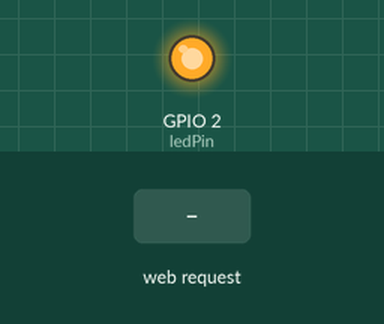
Bench run of a sketch on a simulated ESP8266 (NodeMCU). Parts: output pins drawn as LEDs (lit = HIGH). The test bench sets the inputs (shaded band). WiFi joins after 1.5 s; servers stay silent unless stated; what the sketch prints to the serial monitor is not drawn.

Above: at 2.7 s.
2.8 s: HTTP request GET /toggle received
At 3.1 s:
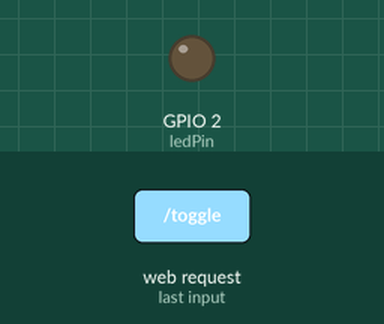
Timing chart, 0 to 5.8 s (numbered marks = the images above; inputs shaded):
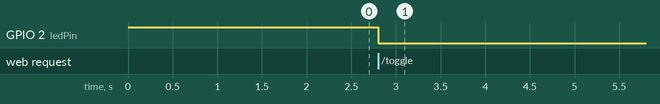

Measured:
- after the input at 2.8 s, GPIO 2 (ledPin): HIGH → LOW at once

The sketch:

toggleledonoff.ino
```cpp
#include <ESP8266WiFi.h>

const char* ssid = "Nokia 5.3";         // Replace with your WiFi SSID
const char* password = "Jachu123@@"; // Replace with your WiFi Password

WiFiServer server(80);

int ledPin = LED_BUILTIN; // Built-in LED (GPIO2 / D4)
bool ledState = false;    // false = OFF, true = ON

void setup() {
  Serial.begin(115200);
  pinMode(ledPin, OUTPUT);
  digitalWrite(ledPin, HIGH); // OFF (Active LOW)

  WiFi.begin(ssid, password);
  Serial.print("Connecting to WiFi");

  while (WiFi.status() != WL_CONNECTED) {
    delay(500);
    Serial.print(".");
  }

  Serial.println("\nConnected to WiFi");
  Serial.println("IP Address: " + WiFi.localIP().toString());

  server.begin();
}

void loop() {
  WiFiClient client = server.available();
  if (!client) return;

  while (!client.available()) delay(1);

  String request = client.readStringUntil('\r');
  Serial.println("Request: " + request);
  client.flush();

  if (request.indexOf("/toggle") != -1) {
    ledState = !ledState;
    digitalWrite(ledPin, ledState ? LOW : HIGH); // Active LOW
  }

  // HTML Response
  client.println("HTTP/1.1 200 OK");
  client.println("Content-Type: text/html");
  client.println("Connection: close");
  client.println();
  client.println("<!DOCTYPE html>");
  client.println("<html><head><title>LED Toggle</title></head><body style='text-align:center;'>");
  client.println("<h1>NodeMCU LED Control</h1>");
  client.println("<p>LED is currently: <strong>" + String(ledState ? "ON" : "OFF") + "</strong></p>");
  client.println("<a href='/toggle'><button style='padding:10px 20px;font-size:16px;'>Toggle LED</button></a>");
  client.println("</body></html>");

  delay(1);
}
```
